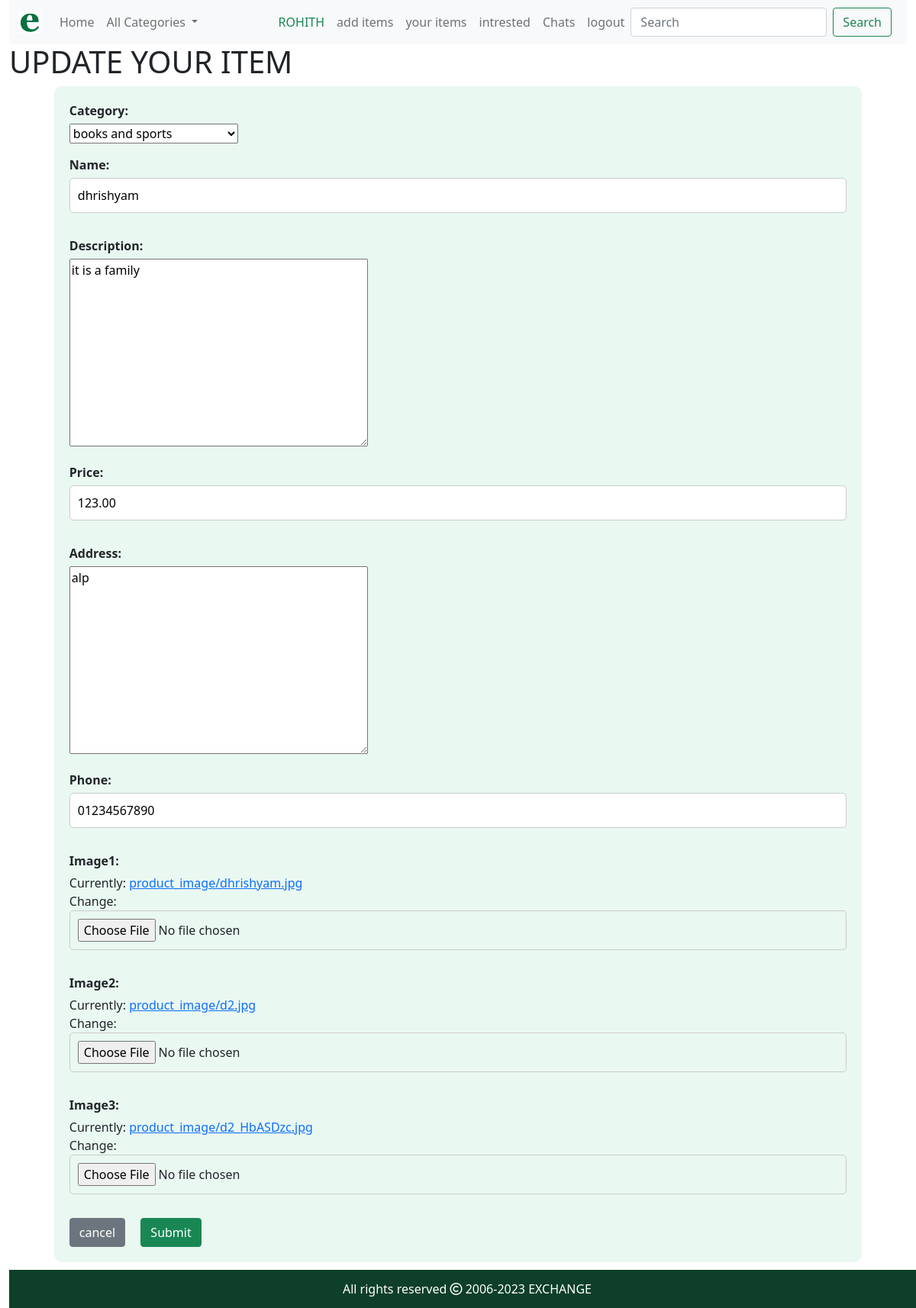
Page /update_your_item/3 (signed in) on the earlier database version.
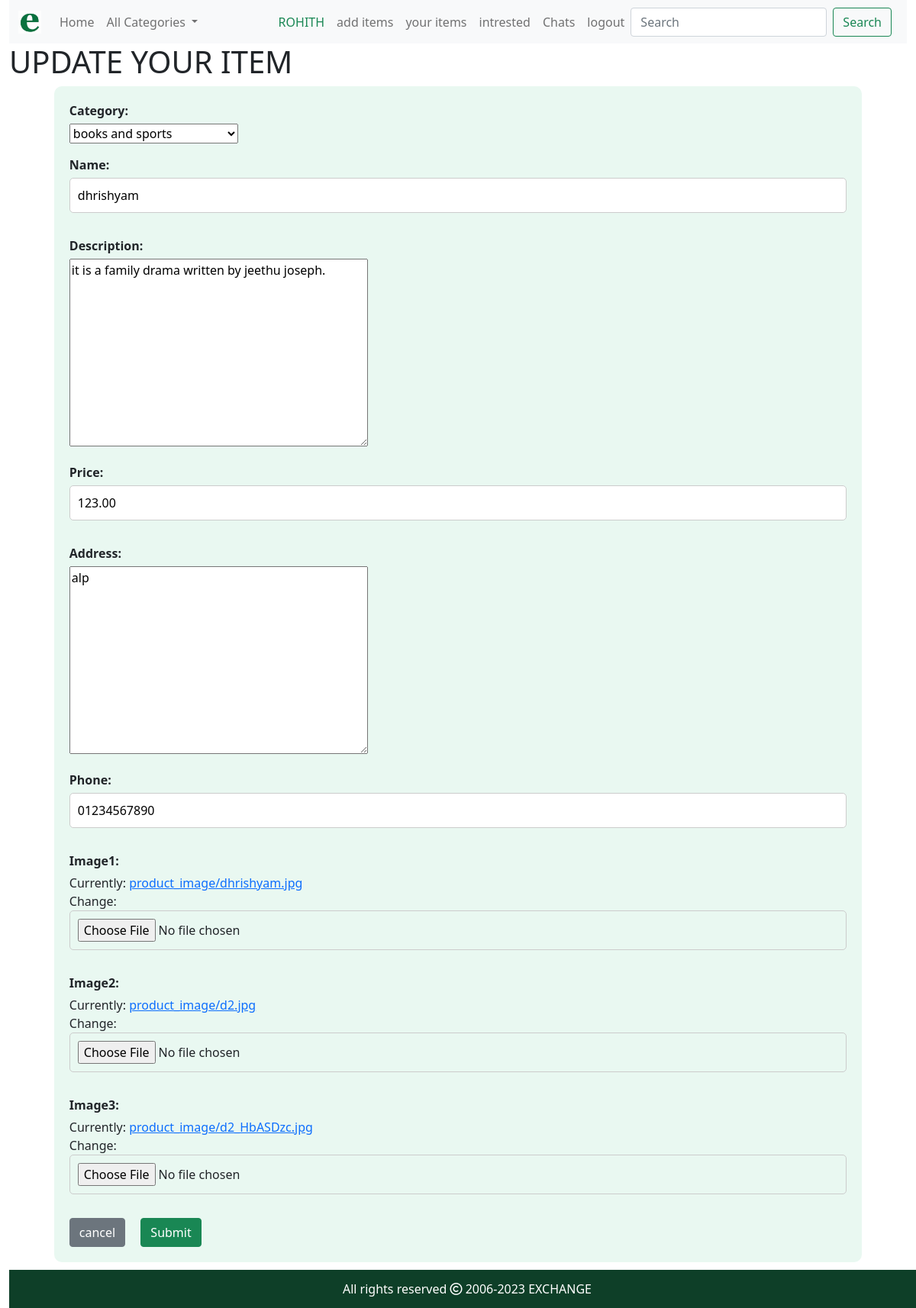
Same page on the later database version.
### shop/models.py (models this page shows, shortened)
class Products(models.Model):
    user = models.ForeignKey(User, on_delete=models.CASCADE)
    category = models.ForeignKey(Category, on_delete=models.CASCADE)
    name = models.CharField(max_length=200,)
    description = models.TextField(blank=True)
    price = models.DecimalField(max_digits=10, decimal_places=2)
    address = models.TextField()
    phone = models.CharField(max_length=20)
    image1 = models.ImageField(upload_to='product_image', null=True)
    image2 = models.ImageField(upload_to='product_image', null=True)
    image3 = models.ImageField(upload_to='product_image', null=True)
    created = models.DateTimeField(auto_now_add=True)
    updated = models.DateTimeField(auto_now=True)

### shop/views.py (the view)
# urls.py: path('update_your_item/<int:p>',views.update_your_item,name='update_your_item'),
@login_required
def update_your_item(request,p):
    b = Products.objects.get(id=p)
    form = Productform(instance=b)
    if (request.method == "POST"):
        form = Productform(request.POST,request.FILES,instance=b)
        if form.is_valid():
            form.save()
            return your_items(request)
    return render(request, 'update_your_item.html', {'form': form})

### shop/forms.py
class Productform(forms.ModelForm):
    class Meta:
        model=Products
        exclude=['user']

### cart/context_processors.py (called while the page is built)
def like_counter(request):
    like_count = 0
    if request.user.is_authenticated:
        user = request.user
        try:
            likes = Liked.objects.filter(user=user)
            for i in likes:
                like_count += 1
        except:
            like_count = None
    return {'like_count': like_count}

### chats/context_processors.py (called while the page is built)
def conv_noti(request):
    n=False
    if request.user.is_authenticated:
        u = request.user
        c = Conversation.objects.filter(participants=u).filter(notification=True)
        for i in c:
            if(i.latest_message.sender != u):
                n=True
                break
            else:
                pass
        else:
            pass
    return {'n':n}

### shop/context_processors.py (called while the page is built)
def menu_links(request):
    links=Category.objects.all()
    return {'links':links}

### shop/models.py (called while the page is built)
    def __str__(self):
        return self.name

### templates/update_your_item.html (shortened to what this page needs)
{% extends 'base.html' %}
{% load static %}
{% block stylecontent %}
<link rel="stylesheet" href="{% static 'css/productform.css' %}">
{% endblock %}
{% block content%}
<h1>UPDATE YOUR ITEM</h1>
<form method="POST" enctype="multipart/form-data" class="f mb-3">
<div>
    {{form.as_p}}
</div>
    <a href="{% url 'shop:your_items'%}" class="btn btn-secondary me-3">cancel</a>
<input type="submit" class="btn btn-success">
</form>
{% endblock%}

Differences in the rows shown:
changed Products "books and sports": description "it is a family" → "it is a family drama written by jeethu joseph."
